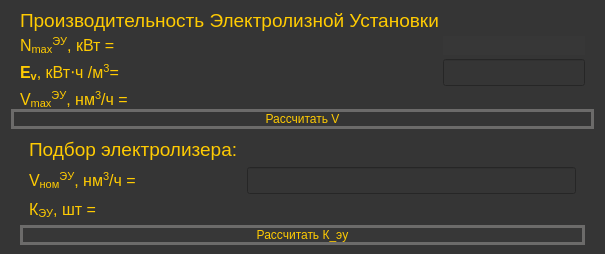
             <widget class="QWidget" name="widget" native="true">
              <property name="styleSheet">
               <string notr="true">background-color: rgb(53, 53, 53);
</string>
              </property>
              <layout class="QVBoxLayout" name="verticalLayout_4">
               <property name="spacing">
                <number>0</number>
               </property>
               <property name="sizeConstraint">
                <enum>QLayout::SetMinimumSize</enum>
               </property>
               <property name="topMargin">
                <number>0</number>
               </property>
               <property name="bottomMargin">
                <number>0</number>
               </property>
               <item>
                <widget class="QFrame" name="formFrame">
                 <property name="enabled">
                  <bool>true</bool>
                 </property>
                 <property name="sizePolicy">
                  <sizepolicy hsizetype="Preferred" vsizetype="Preferred">
                   <horstretch>0</horstretch>
                   <verstretch>0</verstretch>
                  </sizepolicy>
                 </property>
                 <property name="styleSheet">
                  <string notr="true">background-color: rgb(53,53, 53);</string>
                 </property>
                 <layout class="QFormLayout" name="formLayout_2">
                  <property name="sizeConstraint">
                   <enum>QLayout::SetMinimumSize</enum>
                  </property>
                  <property name="horizontalSpacing">
                   <number>4</number>
                  </property>
                  <property name="verticalSpacing">
                   <number>4</number>
                  </property>
                  <property name="bottomMargin">
                   <number>0</number>
                  </property>
                  <item row="0" column="0">
                   <widget class="QLabel" name="label_12">
                    <property name="styleSheet">
                     <string notr="true">background-color: rgb(53,53, 53);
color: rgb(255, 203, 2);
font: 75 12pt &quot;MS Shell Dlg 2&quot;;</string>
                    </property>
                    <property name="text">
                     <string>&lt;html&gt;&lt;head/&gt;&lt;body&gt;&lt;p&gt;&lt;span style=&quot; font-size:14pt;&quot;&gt;Производительность Электролизной Установки&lt;/span&gt;&lt;/p&gt;&lt;/body&gt;&lt;/html&gt;</string>
                    </property>
                   </widget>
                  </item>
                  <item row="2" column="0">
                   <widget class="QLabel" name="label_13">
                    <property name="toolTip">
                     <string>&lt;html&gt;&lt;head/&gt;&lt;body&gt;&lt;p&gt;&lt;span style=&quot; font-family:'Times New Roman,serif'; font-size:12pt; color:#353535;&quot;&gt;Максимальная мощность электролизной установки&lt;/span&gt;&lt;/p&gt;&lt;/body&gt;&lt;/html&gt;</string>
                    </property>
                    <property name="whatsThis">
                     <string>&lt;html&gt;&lt;head/&gt;&lt;body&gt;&lt;p&gt;&lt;span style=&quot; font-family:'Times New Roman,serif'; font-size:12pt; color:#353535;&quot;&gt;Максимальная мощность электролизной установки&lt;/span&gt;&lt;/p&gt;&lt;/body&gt;&lt;/html&gt;</string>
                    </property>
                    <property name="styleSheet">
                     <string notr="true">background-color: rgb(53,53, 53);
color: rgb(255, 203, 2);</string>
                    </property>
                    <property name="text">
                     <string>&lt;html&gt;&lt;head/&gt;&lt;body&gt;&lt;p&gt;&lt;span style=&quot; font-family:'Times New Roman,serif'; font-size:12pt;&quot;&gt;N&lt;/span&gt;&lt;span style=&quot; font-family:'Times New Roman,serif'; font-size:12pt; vertical-align:sub;&quot;&gt;max&lt;/span&gt;&lt;span style=&quot; font-family:'Times New Roman,serif'; font-size:12pt; vertical-align:super;&quot;&gt;ЭУ&lt;/span&gt;&lt;span style=&quot; font-size:12pt;&quot;&gt;, кВт =&lt;/span&gt;&lt;/p&gt;&lt;/body&gt;&lt;/html&gt;</string>
                    </property>
                   </widget>
                  </item>
                  <item row="2" column="1">
                   <widget class="QLabel" name="label_11">
                    <property name="font">
                     <font>
                      <pointsize>12</pointsize>
                     </font>
                    </property>
                    <property name="styleSheet">
                     <string notr="true">background-color: rgb(55,55, 55);
color: rgb(255, 203, 2);</string>
                    </property>
                    <property name="text">
                     <string/>
                    </property>
                   </widget>
                  </item>
                  <item row="3" column="0">
                   <widget class="QLabel" name="label_14">
                    <property name="toolTip">
                     <string>&lt;html&gt;&lt;head/&gt;&lt;body&gt;&lt;p&gt;&lt;span style=&quot; font-family:'Times New Roman,serif'; font-size:12pt; color:#353535;&quot;&gt;Удельные затраты электрической энергии в электролизной установке для производства 1м&lt;/span&gt;&lt;span style=&quot; font-family:'Times New Roman,serif'; font-size:12pt; color:#353535; vertical-align:super;&quot;&gt;3 &lt;/span&gt;&lt;span style=&quot; font-family:'Times New Roman,serif'; font-size:12pt; color:#353535;&quot;&gt;водорода при нормальных условиях&lt;/span&gt;&lt;/p&gt;&lt;/body&gt;&lt;/html&gt;</string>
                    </property>
                    <property name="whatsThis">
                     <string>&lt;html&gt;&lt;head/&gt;&lt;body&gt;&lt;p&gt;&lt;span style=&quot; font-family:'Times New Roman,serif'; font-size:12pt; color:#353535;&quot;&gt;Удельные затраты электрической энергии в электролизной установке для производства 1м&lt;/span&gt;&lt;span style=&quot; font-family:'Times New Roman,serif'; font-size:12pt; color:#353535; vertical-align:super;&quot;&gt;3 &lt;/span&gt;&lt;span style=&quot; font-family:'Times New Roman,serif'; font-size:12pt; color:#353535;&quot;&gt;водорода при нормальных условиях&lt;/span&gt;&lt;/p&gt;&lt;/body&gt;&lt;/html&gt;</string>
                    </property>
                    <property name="styleSheet">
                     <string notr="true">background-color: rgb(53,53, 53);
color: rgb(255, 203, 2);</string>
                    </property>
                    <property name="text">
                     <string>&lt;html&gt;&lt;head/&gt;&lt;body&gt;&lt;p&gt;&lt;span style=&quot; font-family:'Times New Roman,serif'; font-size:12pt; font-weight:600;&quot;&gt;E&lt;/span&gt;&lt;span style=&quot; font-family:'Times New Roman,serif'; font-size:12pt; font-weight:600; vertical-align:sub;&quot;&gt;v&lt;/span&gt;&lt;span style=&quot; font-family:'Times New Roman,serif'; font-size:12pt;&quot;&gt;, кВт⋅ч /м&lt;/span&gt;&lt;span style=&quot; font-family:'Times New Roman,serif'; font-size:12pt; vertical-align:super;&quot;&gt;3&lt;/span&gt;&lt;span style=&quot; font-family:'Times New Roman,serif'; font-size:12pt;&quot;&gt;=&lt;/span&gt;&lt;/p&gt;&lt;/body&gt;&lt;/html&gt;</string>
                    </property>
                   </widget>
                  </item>
                  <item row="3" column="1">
                   <widget class="QLineEdit" name="lineEdit_8">
                    <property name="font">
                     <font>
                      <pointsize>12</pointsize>
                     </font>
                    </property>
                    <property name="styleSheet">
                     <string notr="true">background-color: rgb(53,53, 53);
color: rgb(255, 203, 2);</string>
                    </property>
                   </widget>
                  </item>
                  <item row="4" column="0">
                   <widget class="QLabel" name="label_15">
                    <property name="toolTip">
                     <string>&lt;html&gt;&lt;head/&gt;&lt;body&gt;&lt;p&gt;&lt;span style=&quot; font-family:'Times New Roman,serif'; font-size:12pt; color:#353535;&quot;&gt;Максимальная производительность электролизной установки по водороду&lt;/span&gt;&lt;/p&gt;&lt;/body&gt;&lt;/html&gt;</string>
                    </property>
                    <property name="whatsThis">
                     <string>&lt;html&gt;&lt;head/&gt;&lt;body&gt;&lt;p&gt;&lt;span style=&quot; font-family:'Times New Roman,serif'; font-size:12pt; color:#353535;&quot;&gt;Максимальная производительность электролизной установки по водороду&lt;/span&gt;&lt;/p&gt;&lt;/body&gt;&lt;/html&gt;</string>
                    </property>
                    <property name="styleSheet">
                     <string notr="true">background-color: rgb(53,53, 53);
color: rgb(255, 203, 2);</string>
                    </property>
                    <property name="text">
                     <string>&lt;html&gt;&lt;head/&gt;&lt;body&gt;&lt;p&gt;&lt;span style=&quot; font-family:'Times New Roman,serif'; font-size:12pt;&quot;&gt;V&lt;/span&gt;&lt;span style=&quot; font-family:'Times New Roman,serif'; font-size:12pt; vertical-align:sub;&quot;&gt;max&lt;/span&gt;&lt;span style=&quot; font-family:'Times New Roman,serif'; font-size:12pt; vertical-align:super;&quot;&gt;ЭУ&lt;/span&gt;&lt;span style=&quot; font-family:'Times New Roman,serif'; font-size:12pt;&quot;&gt;, нм&lt;/span&gt;&lt;span style=&quot; font-family:'Times New Roman,serif'; font-size:12pt; vertical-align:super;&quot;&gt;3&lt;/span&gt;&lt;span style=&quot; font-family:'Times New Roman,serif'; font-size:12pt;&quot;&gt;/ч =&lt;/span&gt;&lt;/p&gt;&lt;/body&gt;&lt;/html&gt;</string>
                    </property>
                   </widget>
                  </item>
                  <item row="4" column="1">
                   <widget class="QLabel" name="label_33">
                    <property name="font">
                     <font>
                      <pointsize>12</pointsize>
                     </font>
                    </property>
                    <property name="styleSheet">
                     <string notr="true">background-color: rgb(53,53, 53);
color: rgb(255, 203, 2);</string>
                    </property>
                    <property name="text">
                     <string/>
                    </property>
                   </widget>
                  </item>
                 </layout>
                </widget>
               </item>
               <item>
                <widget class="QPushButton" name="pushButton_2">
                 <property name="styleSheet">
                  <string notr="true">background-color: rgb(53,53, 53);
color: rgb(255, 203, 2);
font: 75 13pt &quot;Sitka Text&quot;;
border:3px solid rgb(0,0,0);
border-radius: 15px;
border-color:#6C6B6A;</string>
                 </property>
                 <property name="text">
                  <string>Рассчитать V</string>
                 </property>
                </widget>
               </item>
               <item>
                <widget class="QWidget" name="widget" native="true">
                 <property name="styleSheet">
                  <string notr="true">background-color: rgb(53, 53, 53);
</string>
                 </property>
                 <layout class="QVBoxLayout" name="verticalLayout_5">
                  <item>
                   <widget class="QWidget" name="formWidget" native="true">
                    <property name="styleSheet">
                     <string notr="true">background-color: rgb(53, 53, 53);</string>
                    </property>
                    <layout class="QFormLayout" name="formLayout_3">
                     <property name="horizontalSpacing">
                      <number>9</number>
                     </property>
                     <property name="topMargin">
                      <number>0</number>
                     </property>
                     <property name="rightMargin">
                      <number>9</number>
                     </property>
                     <property name="bottomMargin">
                      <number>0</number>
                     </property>
                     <item row="1" column="0">
                      <widget class="QLabel" name="label_17">
                       <property name="toolTip">
                        <string>&lt;html&gt;&lt;head/&gt;&lt;body&gt;&lt;p&gt;&lt;span style=&quot; font-family:'Times New Roman,serif'; font-size:12pt; color:#353535;&quot;&gt;Номинальное значение одной электролизной установки&lt;/span&gt;&lt;/p&gt;&lt;/body&gt;&lt;/html&gt;</string>
                       </property>
                       <property name="whatsThis">
                        <string>&lt;html&gt;&lt;head/&gt;&lt;body&gt;&lt;p&gt;&lt;span style=&quot; font-family:'Times New Roman,serif'; font-size:11pt; font-style:italic;&quot;&gt;Номинальное значение одной электролизной установки&lt;/span&gt;&lt;/p&gt;&lt;/body&gt;&lt;/html&gt;</string>
                       </property>
                       <property name="styleSheet">
                        <string notr="true">background-color: rgb(53,53, 53);
color: rgb(255, 203, 2);</string>
                       </property>
                       <property name="text">
                        <string>&lt;html&gt;&lt;head/&gt;&lt;body&gt;&lt;p&gt;&lt;span style=&quot; font-family:'Times New Roman,serif'; font-size:12pt;&quot;&gt;V&lt;/span&gt;&lt;span style=&quot; font-family:'Times New Roman,serif'; font-size:12pt; vertical-align:sub;&quot;&gt;ном&lt;/span&gt;&lt;span style=&quot; font-family:'Times New Roman,serif'; font-size:12pt; vertical-align:super;&quot;&gt;ЭУ&lt;/span&gt;&lt;span style=&quot; font-family:'Times New Roman,serif'; font-size:12pt;&quot;&gt;, нм&lt;/span&gt;&lt;span style=&quot; font-family:'Times New Roman,serif'; font-size:12pt; vertical-align:super;&quot;&gt;3&lt;/span&gt;&lt;span style=&quot; font-family:'Times New Roman,serif'; font-size:12pt;&quot;&gt;/ч =&lt;/span&gt;&lt;/p&gt;&lt;/body&gt;&lt;/html&gt;</string>
                       </property>
                      </widget>
                     </item>
                     <item row="1" column="1">
                      <widget class="QLineEdit" name="lineEdit_9">
                       <property name="font">
                        <font>
                         <pointsize>12</pointsize>
                        </font>
                       </property>
                       <property name="styleSheet">
                        <string notr="true">background-color: rgb(53,53, 53);
color: rgb(255, 203, 2);</string>
                       </property>
                      </widget>
                     </item>
                     <item row="2" column="0">
                      <widget class="QLabel" name="label_18">
                       <property name="toolTip">
                        <string>&lt;html&gt;&lt;head/&gt;&lt;body&gt;&lt;p&gt;&lt;span style=&quot; font-family:'Times New Roman,serif'; font-size:12pt; color:#353535;&quot;&gt;Количество электролизных установок&lt;/span&gt;&lt;/p&gt;&lt;/body&gt;&lt;/html&gt;</string>
                       </property>
                       <property name="whatsThis">
                        <string>&lt;html&gt;&lt;head/&gt;&lt;body&gt;&lt;p&gt;&lt;span style=&quot; font-family:'Times New Roman,serif'; font-size:12pt; color:#353535;&quot;&gt;Количество электролизных установок&lt;/span&gt;&lt;/p&gt;&lt;/body&gt;&lt;/html&gt;</string>
                       </property>
                       <property name="styleSheet">
                        <string notr="true">background-color: rgb(53,53, 53);
color: rgb(255, 203, 2);</string>
                       </property>
                       <property name="text">
                        <string>&lt;html&gt;&lt;head/&gt;&lt;body&gt;&lt;p&gt;&lt;span style=&quot; font-family:'Times New Roman,serif'; font-size:12pt;&quot;&gt;К&lt;/span&gt;&lt;span style=&quot; font-family:'Times New Roman,serif'; font-size:12pt; vertical-align:sub;&quot;&gt;ЭУ&lt;/span&gt;&lt;span style=&quot; font-size:12pt;&quot;&gt;, шт =&lt;/span&gt;&lt;/p&gt;&lt;/body&gt;&lt;/html&gt;</string>
                       </property>
                      </widget>
                     </item>
                     <item row="2" column="1">
                      <widget class="QLabel" name="label_34">
                       <property name="font">
                        <font>
                         <pointsize>12</pointsize>
                        </font>
                       </property>
                       <property name="styleSheet">
                        <string notr="true">background-color: rgb(53, 53, 53);
color: rgb(255, 203, 2);</string>
                       </property>
                       <property name="text">
                        <string/>
                       </property>
                      </widget>
                     </item>
                     <item row="0" column="0">
                      <widget class="QLabel" name="label_16">
                       <property name="styleSheet">
                        <string notr="true">background-color: rgb(53,53, 53);
color: rgb(255, 203, 2);
font: 75 12pt &quot;MS Shell Dlg 2&quot;;</string>
                       </property>
                       <property name="text">
                        <string>&lt;html&gt;&lt;head/&gt;&lt;body&gt;&lt;p&gt;&lt;span style=&quot; font-size:14pt;&quot;&gt;Подбор электролизера:&lt;/span&gt;&lt;/p&gt;&lt;/body&gt;&lt;/html&gt;</string>
                       </property>
                      </widget>
                     </item>
                    </layout>
                   </widget>
                  </item>
                  <item>
                   <widget class="QPushButton" name="pushButton_3">
                    <property name="styleSheet">
                     <string notr="true">background-color: rgb(55,55, 55);
color: rgb(255, 203, 2);
font: 75 13pt &quot;Sitka Text&quot;;
border:3px solid rgb(0,0,0);
border-radius: 15px;
border-color:#6C6B6A;</string>
                    </property>
                    <property name="text">
                     <string>Рассчитать К_эу</string>
                    </property>
                   </widget>
                  </item>
                 </layout>
                </widget>
               </item>
              </layout>
             </widget>
